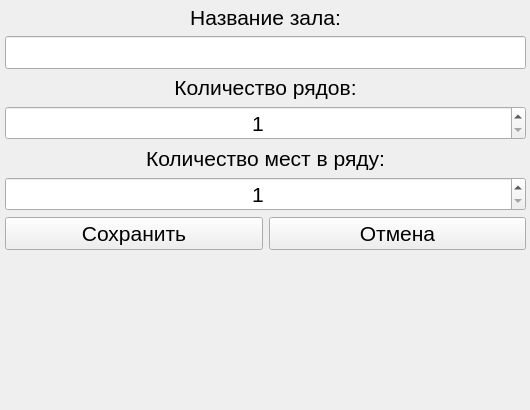
<?xml version="1.0" encoding="UTF-8"?>
<ui version="4.0">
 <class>Form</class>
 <widget class="QWidget" name="Form">
  <property name="geometry">
   <rect>
    <x>0</x>
    <y>0</y>
    <width>530</width>
    <height>410</height>
   </rect>
  </property>
  <property name="sizePolicy">
   <sizepolicy hsizetype="Preferred" vsizetype="Preferred">
    <horstretch>0</horstretch>
    <verstretch>0</verstretch>
   </sizepolicy>
  </property>
  <property name="windowTitle">
   <string>Добавить зал</string>
  </property>
  <widget class="QWidget" name="gridLayoutWidget">
   <property name="geometry">
    <rect>
     <x>0</x>
     <y>0</y>
     <width>531</width>
     <height>411</height>
    </rect>
   </property>
   <layout class="QGridLayout" name="gridLayout">
    <property name="sizeConstraint">
     <enum>QLayout::SetMinAndMaxSize</enum>
    </property>
    <property name="leftMargin">
     <number>5</number>
    </property>
    <property name="topMargin">
     <number>5</number>
    </property>
    <property name="rightMargin">
     <number>5</number>
    </property>
    <property name="bottomMargin">
     <number>5</number>
    </property>
    <item row="2" column="0" colspan="2">
     <widget class="QLabel" name="label_2">
      <property name="sizePolicy">
       <sizepolicy hsizetype="Minimum" vsizetype="Maximum">
        <horstretch>0</horstretch>
        <verstretch>0</verstretch>
       </sizepolicy>
      </property>
      <property name="font">
       <font>
        <pointsize>16</pointsize>
        <italic>false</italic>
       </font>
      </property>
      <property name="text">
       <string>Количество рядов:</string>
      </property>
      <property name="alignment">
       <set>Qt::AlignCenter</set>
      </property>
     </widget>
    </item>
    <item row="3" column="0" colspan="2">
     <widget class="QSpinBox" name="line_input_rows">
      <property name="font">
       <font>
        <pointsize>16</pointsize>
       </font>
      </property>
      <property name="alignment">
       <set>Qt::AlignCenter</set>
      </property>
      <property name="minimum">
       <number>1</number>
      </property>
      <property name="maximum">
       <number>128</number>
      </property>
     </widget>
    </item>
    <item row="0" column="0" colspan="2">
     <widget class="QLabel" name="label">
      <property name="sizePolicy">
       <sizepolicy hsizetype="Minimum" vsizetype="Maximum">
        <horstretch>0</horstretch>
        <verstretch>0</verstretch>
       </sizepolicy>
      </property>
      <property name="font">
       <font>
        <pointsize>16</pointsize>
        <italic>false</italic>
       </font>
      </property>
      <property name="text">
       <string>Название зала:</string>
      </property>
      <property name="alignment">
       <set>Qt::AlignCenter</set>
      </property>
     </widget>
    </item>
    <item row="4" column="0" colspan="2">
     <widget class="QLabel" name="label_3">
      <property name="sizePolicy">
       <sizepolicy hsizetype="Minimum" vsizetype="Maximum">
        <horstretch>0</horstretch>
        <verstretch>0</verstretch>
       </sizepolicy>
      </property>
      <property name="font">
       <font>
        <pointsize>16</pointsize>
        <italic>false</italic>
       </font>
      </property>
      <property name="text">
       <string>Количество мест в ряду:</string>
      </property>
      <property name="alignment">
       <set>Qt::AlignCenter</set>
      </property>
     </widget>
    </item>
    <item row="6" column="1">
     <widget class="QPushButton" name="button_cancel">
      <property name="font">
       <font>
        <pointsize>16</pointsize>
       </font>
      </property>
      <property name="text">
       <string>Отмена</string>
      </property>
     </widget>
    </item>
    <item row="1" column="0" colspan="2">
     <widget class="QLineEdit" name="line_input_title">
      <property name="font">
       <font>
        <pointsize>16</pointsize>
       </font>
      </property>
      <property name="alignment">
       <set>Qt::AlignCenter</set>
      </property>
     </widget>
    </item>
    <item row="6" column="0">
     <widget class="QPushButton" name="button_save">
      <property name="font">
       <font>
        <pointsize>16</pointsize>
       </font>
      </property>
      <property name="text">
       <string>Сохранить</string>
      </property>
     </widget>
    </item>
    <item row="5" column="0" colspan="2">
     <widget class="QSpinBox" name="line_input_places_row">
      <property name="font">
       <font>
        <pointsize>16</pointsize>
       </font>
      </property>
      <property name="alignment">
       <set>Qt::AlignCenter</set>
      </property>
      <property name="minimum">
       <number>1</number>
      </property>
      <property name="maximum">
       <number>128</number>
      </property>
     </widget>
    </item>
   </layout>
  </widget>
 </widget>
 <resources/>
 <connections/>
</ui>
